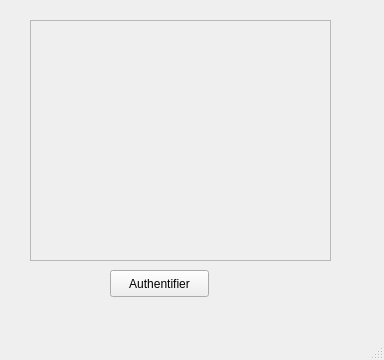
<?xml version="1.0" encoding="UTF-8"?>
<ui version="4.0">
 <class>MainWindow</class>
 <widget class="QMainWindow" name="MainWindow">
  <property name="geometry">
   <rect>
    <x>0</x>
    <y>0</y>
    <width>384</width>
    <height>360</height>
   </rect>
  </property>
  <property name="windowTitle">
   <string>MainWindow</string>
  </property>
  <widget class="QWidget" name="centralwidget">
   <widget class="QPushButton" name="pushButton">
    <property name="geometry">
     <rect>
      <x>110</x>
      <y>270</y>
      <width>99</width>
      <height>27</height>
     </rect>
    </property>
    <property name="text">
     <string>Authentifier</string>
    </property>
   </widget>
   <widget class="QFrame" name="frame">
    <property name="geometry">
     <rect>
      <x>30</x>
      <y>20</y>
      <width>301</width>
      <height>241</height>
     </rect>
    </property>
    <property name="frameShape">
     <enum>QFrame::StyledPanel</enum>
    </property>
    <property name="frameShadow">
     <enum>QFrame::Raised</enum>
    </property>
   </widget>
  </widget>
  <widget class="QMenuBar" name="menubar">
   <property name="geometry">
    <rect>
     <x>0</x>
     <y>0</y>
     <width>384</width>
     <height>25</height>
    </rect>
   </property>
  </widget>
  <widget class="QStatusBar" name="statusbar"/>
 </widget>
 <resources/>
 <connections/>
</ui>
